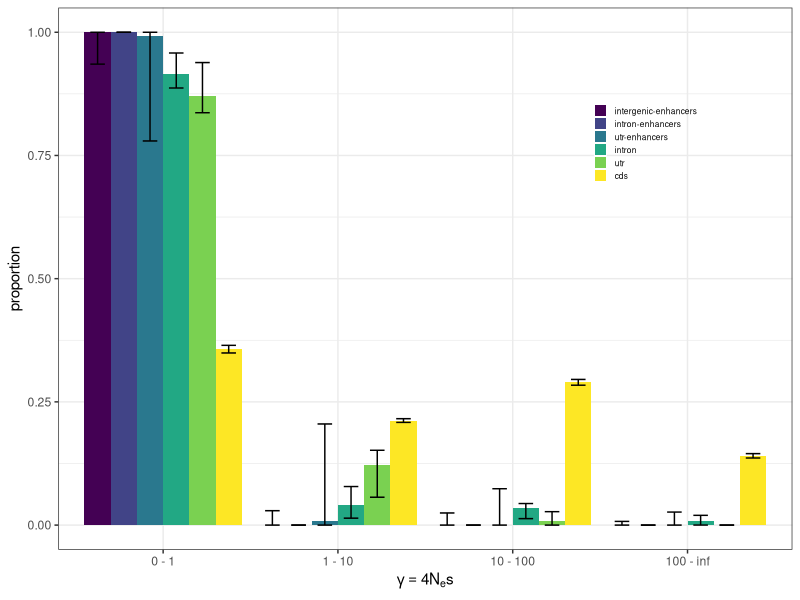

Recreate this plot in R.
library(ggplot2)
library(dplyr)
library(viridis)

setwd('/Users/henryjuho/sal_enhancers/dfe')

dfe <- read.csv('binned_dfe_allregions.csv')
str(dfe)
dfe$region <- factor(dfe$region, levels=c('intergenic-enhancers','intron-enhancers', 'utr-enhancers', 'intron', 'utr', 'cds'))

str(dfe)

raw <- subset(dfe, rep==0)
bs <- subset(dfe, rep!=0)

cis <- summarise(group_by(bs, region, bin),
                 lwr=quantile(proportion, 0.025), upr=quantile(proportion, 0.975))

plot_data <- full_join(raw, cis)

dfe_plot <- ggplot(plot_data, aes(x=bin, y=proportion, fill=region)) +
  geom_bar(stat='identity', position = position_dodge(width=0.9)) +
  scale_fill_manual(values=viridis(6)) +
  geom_errorbar(aes(ymin=lwr, ymax=upr), position = position_dodge(width=0.9), width=0.5) +
  theme_bw() +
  theme(legend.title=element_blank(), legend.position=c(0.8, 0.75),
        legend.text = element_text(colour = "black", size = 6),
        legend.key.size = unit(.33, "cm"),
        legend.background = element_blank()) +
  xlab(expression(gamma == 4 * N[e] * s))

png('all_regions_dfe.png', width=3, height=2.5, units='in', res=320)

dfe_plot

dev.off()
